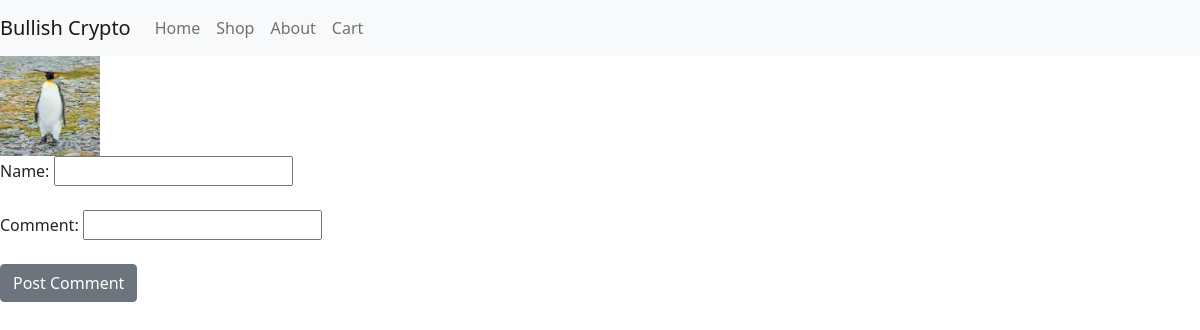
The app's page /shop/nft2/, older data.
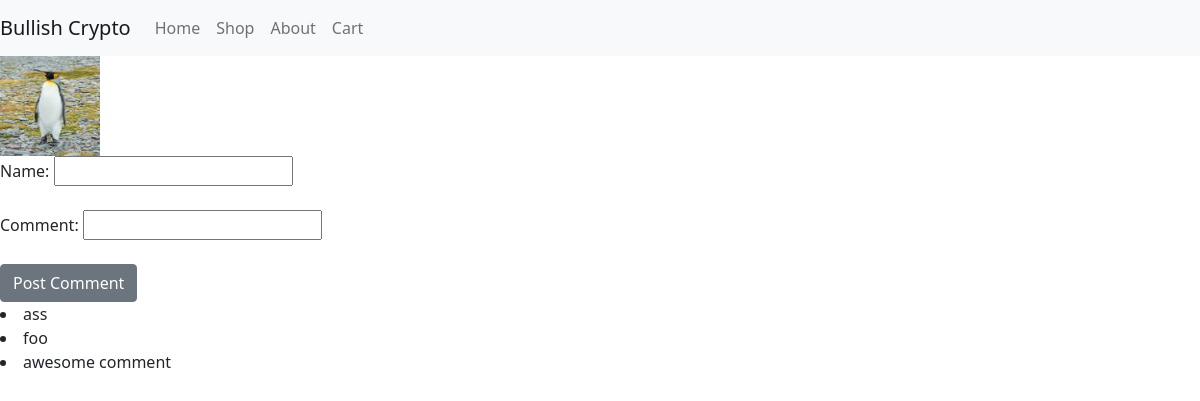
The same page, newer data.
### honeypot_project/shop/models.py (models this page shows)
class Comment(models.Model):
    product = models.CharField(max_length=30)
    poster = models.CharField(max_length=30)
    date = models.DateField(auto_now=True)
    comment = models.CharField(max_length=250)

### honeypot_project/shop/views.py (the view, shortened to what this page needs)
# urls.py: path('<str:product_name>/', views.productpage, name='productpage'),
def productpage(request,product_name):
    template = loader.get_template('productpage.html')
    comment_list = Comment.objects.filter(product=product_name)
    try:
        product = Product.objects.get(name=product_name)
        context= {"product_info":product,'comment_list':comment_list,}
    except Product.DoesNotExist:
        raise Http404("Product does not exist")
    return HttpResponse(template.render(context,request))

### templates/productpage.html (shortened to what this page needs)
<!DOCTYPE html>
<html>
{% load static %}
<head>
	<link rel="stylesheet" type="text/css" href="{%static 'css/bootstrap.css'%}">
</head>
<body>
	<nav class="navbar navbar-expand-lg navbar-light bg-light">
		<a class="navbar-brand" href="#">Bullish Crypto</a>
		<div class="collapse navbar-collapse" id="navbarNav">
			<ul class="navbar-nav">
				<li class="nav-item active">
					<a class="nav-link" href="/home">Home</a>
				</li>
				<li class="nav-item">
					<form action="/shop/" method="POST">
					<button style=" --bs-bg-opacity: 1;background-color: rgba(var(--bs-light-rgb), var(--bs-bg-opacity)) !important;border:none;" class="nav-link">Shop</button>
					</form>
				</li>
				<li class="nav-item">
					<a class="nav-link" href="/aboutus">About</a>
				</li>
				<li class="nav-item">
					<a class="nav-link" href="/shop/shoppingcart">Cart</a>
				</li>
			</ul>
		</div>
	</nav>
	<div>
		<img src="{%static product_info.image%}" height="100px" width="100px">
	</div>
        <div>
            <form action="http://127.0.0.1:8000/shop/{{product_info.name}}/" method="post" id="{{product_info.name}}">
                <label for="name">Name:</label>
				<input type="text" id="name" name="name"><br><br>
				<label for="comment">Comment:</label>
                <input type="text" id="comment" name="comment"><br><br>
                <button type="submit" class="btn btn-secondary" >Post Comment</button>
            </form>
        </div>
		{% for comment in comment_list %}
        <li>
			{{comment.poster|safe}}
			{{comment.comment|safe}}
        </li>
    {% endfor %}
    </body>
</html>

Row changes from the older to the newer data that the page shows:
added Comment: poster "ass"
added Comment: poster "foo"
added Comment: poster "awesome", comment "comment"
